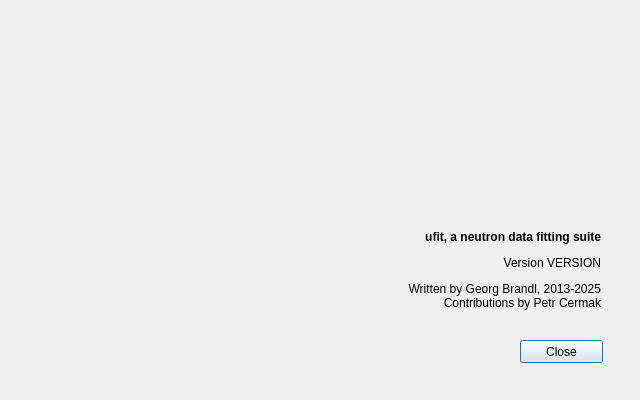
<?xml version="1.0" encoding="UTF-8"?>
<ui version="4.0">
 <class>Dialog</class>
 <widget class="QDialog" name="Dialog">
  <property name="geometry">
   <rect>
    <x>0</x>
    <y>0</y>
    <width>640</width>
    <height>400</height>
   </rect>
  </property>
  <property name="minimumSize">
   <size>
    <width>640</width>
    <height>400</height>
   </size>
  </property>
  <property name="maximumSize">
   <size>
    <width>640</width>
    <height>400</height>
   </size>
  </property>
  <property name="windowTitle">
   <string>Dialog</string>
  </property>
  <widget class="QLabel" name="label">
   <property name="geometry">
    <rect>
     <x>0</x>
     <y>0</y>
     <width>640</width>
     <height>400</height>
    </rect>
   </property>
   <property name="text">
    <string/>
   </property>
   <property name="pixmap">
    <pixmap resource="../../../resource/gui.qrc">:/splash.png</pixmap>
   </property>
  </widget>
  <widget class="QPushButton" name="pushButton">
   <property name="geometry">
    <rect>
     <x>520</x>
     <y>340</y>
     <width>83</width>
     <height>23</height>
    </rect>
   </property>
   <property name="text">
    <string>Close</string>
   </property>
  </widget>
  <widget class="QLabel" name="lbl">
   <property name="geometry">
    <rect>
     <x>350</x>
     <y>210</y>
     <width>251</width>
     <height>121</height>
    </rect>
   </property>
   <property name="text">
    <string>&lt;html&gt;&lt;head/&gt;&lt;body&gt;&lt;p&gt;&lt;span style=&quot; font-weight:600;&quot;&gt;ufit, a neutron data fitting suite&lt;/span&gt;&lt;/p&gt;&lt;p&gt;Version VERSION&lt;/p&gt;&lt;p&gt;Written by Georg Brandl, 2013-2025&lt;br/&gt;Contributions by Petr Cermak&lt;/p&gt;&lt;/body&gt;&lt;/html&gt;</string>
   </property>
   <property name="alignment">
    <set>Qt::AlignRight|Qt::AlignTrailing|Qt::AlignVCenter</set>
   </property>
  </widget>
 </widget>
 <resources>
  <include location="../../../resource/gui.qrc"/>
 </resources>
 <connections>
  <connection>
   <sender>pushButton</sender>
   <signal>clicked()</signal>
   <receiver>Dialog</receiver>
   <slot>accept()</slot>
   <hints>
    <hint type="sourcelabel">
     <x>552</x>
     <y>353</y>
    </hint>
    <hint type="destinationlabel">
     <x>641</x>
     <y>31</y>
    </hint>
   </hints>
  </connection>
 </connections>
</ui>
